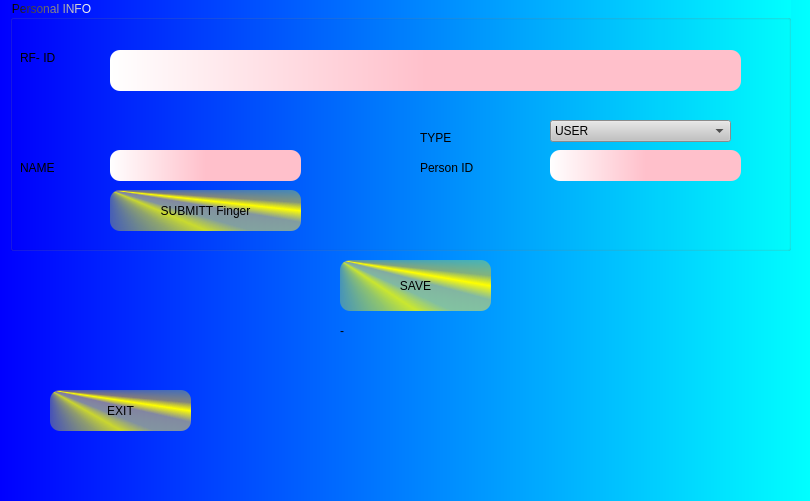
<?xml version="1.0" encoding="UTF-8"?>
<ui version="4.0">
 <class>AllSignature</class>
 <widget class="QWidget" name="AllSignature">
  <property name="geometry">
   <rect>
    <x>0</x>
    <y>0</y>
    <width>810</width>
    <height>501</height>
   </rect>
  </property>
  <property name="windowTitle">
   <string>Form</string>
  </property>
  <property name="styleSheet">
   <string notr="true">font: italic 14pt &quot;Serif&quot;;
color: qlineargradient(spread:pad, x1:0 y1:0, x2:1 y2:0, stop:0 rgba(0, 0, 0, 255), stop:1 rgba(255, 255, 255, 255));
 background: qlineargradient( x1:0 y1:0, x2:1 y2:0, stop:0 blue, stop:1 cyan);</string>
  </property>
  <widget class="QPushButton" name="pushButton_3">
   <property name="geometry">
    <rect>
     <x>50</x>
     <y>390</y>
     <width>141</width>
     <height>41</height>
    </rect>
   </property>
   <property name="styleSheet">
    <string notr="true">border-radius:10px;
background:qconicalgradient(cx:0, cy:0, angle:135, stop:0 rgba(255, 255, 0, 69), stop:0.375 rgba(255, 255, 0, 69), stop:0.423533 rgba(251, 255, 0, 145), stop:0.45 rgba(247, 255, 0, 208), stop:0.477581 rgba(255, 244, 71, 130), stop:0.518717 rgba(255, 218, 71, 130), stop:0.55 rgba(255, 255, 0, 255), stop:0.57754 rgba(255, 203, 0, 130), stop:0.625 rgba(255, 255, 0, 69), stop:1 rgba(255, 255, 0, 69));
color:black;</string>
   </property>
   <property name="text">
    <string>EXIT</string>
   </property>
  </widget>
  <widget class="QGroupBox" name="groupBox">
   <property name="geometry">
    <rect>
     <x>10</x>
     <y>0</y>
     <width>781</width>
     <height>251</height>
    </rect>
   </property>
   <property name="title">
    <string>Personal INFO</string>
   </property>
   <widget class="QLabel" name="label">
    <property name="geometry">
     <rect>
      <x>10</x>
      <y>50</y>
      <width>71</width>
      <height>16</height>
     </rect>
    </property>
    <property name="styleSheet">
     <string notr="true">background:transparent;
color:black</string>
    </property>
    <property name="text">
     <string>RF- ID</string>
    </property>
   </widget>
   <widget class="QComboBox" name="comboBox">
    <property name="geometry">
     <rect>
      <x>540</x>
      <y>120</y>
      <width>181</width>
      <height>22</height>
     </rect>
    </property>
    <property name="styleSheet">
     <string notr="true">background:rgb(194, 194, 194);
color:black</string>
    </property>
    <item>
     <property name="text">
      <string>USER</string>
     </property>
    </item>
    <item>
     <property name="text">
      <string>ADMIN</string>
     </property>
    </item>
   </widget>
   <widget class="QLabel" name="label_3">
    <property name="geometry">
     <rect>
      <x>410</x>
      <y>130</y>
      <width>71</width>
      <height>16</height>
     </rect>
    </property>
    <property name="styleSheet">
     <string notr="true">background:transparent;
color:black;</string>
    </property>
    <property name="text">
     <string>TYPE</string>
    </property>
   </widget>
   <widget class="QLabel" name="label_5">
    <property name="geometry">
     <rect>
      <x>410</x>
      <y>160</y>
      <width>101</width>
      <height>16</height>
     </rect>
    </property>
    <property name="styleSheet">
     <string notr="true">background:transparent;
color:black;</string>
    </property>
    <property name="text">
     <string>Person ID</string>
    </property>
   </widget>
   <widget class="QLineEdit" name="lineEdit_3">
    <property name="geometry">
     <rect>
      <x>540</x>
      <y>150</y>
      <width>191</width>
      <height>31</height>
     </rect>
    </property>
    <property name="styleSheet">
     <string notr="true">font: 20pt &quot;Serif&quot;;
background: qlineargradient( x1:0 y1:0, x2:1 y2:0, stop:0 white, stop:0.5 pink);
border-radius:10px;</string>
    </property>
   </widget>
   <widget class="QLineEdit" name="lineEdit">
    <property name="geometry">
     <rect>
      <x>100</x>
      <y>150</y>
      <width>191</width>
      <height>31</height>
     </rect>
    </property>
    <property name="styleSheet">
     <string notr="true">font: 20pt &quot;Serif&quot;;
background: qlineargradient( x1:0 y1:0, x2:1 y2:0, stop:0 white, stop:0.5 pink);
border-radius:10px;</string>
    </property>
   </widget>
   <widget class="QLabel" name="label_2">
    <property name="geometry">
     <rect>
      <x>10</x>
      <y>160</y>
      <width>71</width>
      <height>16</height>
     </rect>
    </property>
    <property name="styleSheet">
     <string notr="true">background:transparent;
color: black;</string>
    </property>
    <property name="text">
     <string>NAME</string>
    </property>
   </widget>
   <widget class="QLineEdit" name="lineEdit_4">
    <property name="geometry">
     <rect>
      <x>100</x>
      <y>50</y>
      <width>631</width>
      <height>41</height>
     </rect>
    </property>
    <property name="styleSheet">
     <string notr="true">font: 20pt &quot;Serif&quot;;
background: qlineargradient( x1:0 y1:0, x2:1 y2:0, stop:0 white, stop:0.5 pink);
border-radius:10px;</string>
    </property>
   </widget>
   <widget class="QPushButton" name="pushButton">
    <property name="geometry">
     <rect>
      <x>100</x>
      <y>190</y>
      <width>191</width>
      <height>41</height>
     </rect>
    </property>
    <property name="styleSheet">
     <string notr="true">border-radius:10px;
background:qconicalgradient(cx:0, cy:0, angle:135, stop:0 rgba(255, 255, 0, 69), stop:0.375 rgba(255, 255, 0, 69), stop:0.423533 rgba(251, 255, 0, 145), stop:0.45 rgba(247, 255, 0, 208), stop:0.477581 rgba(255, 244, 71, 130), stop:0.518717 rgba(255, 218, 71, 130), stop:0.55 rgba(255, 255, 0, 255), stop:0.57754 rgba(255, 203, 0, 130), stop:0.625 rgba(255, 255, 0, 69), stop:1 rgba(255, 255, 0, 69));
color:black;</string>
    </property>
    <property name="text">
     <string>SUBMITT Finger</string>
    </property>
   </widget>
  </widget>
  <widget class="QPushButton" name="pushButton_4">
   <property name="geometry">
    <rect>
     <x>340</x>
     <y>260</y>
     <width>151</width>
     <height>51</height>
    </rect>
   </property>
   <property name="styleSheet">
    <string notr="true">border-radius:10px;
background:qconicalgradient(cx:0, cy:0, angle:135, stop:0 rgba(255, 255, 0, 69), stop:0.375 rgba(255, 255, 0, 69), stop:0.423533 rgba(251, 255, 0, 145), stop:0.45 rgba(247, 255, 0, 208), stop:0.477581 rgba(255, 244, 71, 130), stop:0.518717 rgba(255, 218, 71, 130), stop:0.55 rgba(255, 255, 0, 255), stop:0.57754 rgba(255, 203, 0, 130), stop:0.625 rgba(255, 255, 0, 69), stop:1 rgba(255, 255, 0, 69));
color:black;</string>
   </property>
   <property name="text">
    <string>SAVE</string>
   </property>
  </widget>
  <widget class="QLabel" name="label_4">
   <property name="geometry">
    <rect>
     <x>340</x>
     <y>310</y>
     <width>231</width>
     <height>41</height>
    </rect>
   </property>
   <property name="styleSheet">
    <string notr="true">background:transparent;
 italic 14pt &quot;Serif&quot;;
color:black;</string>
   </property>
   <property name="text">
    <string>-</string>
   </property>
  </widget>
  <zorder>groupBox</zorder>
  <zorder>pushButton_3</zorder>
  <zorder>pushButton_4</zorder>
  <zorder>label_4</zorder>
 </widget>
 <resources/>
 <connections/>
</ui>
